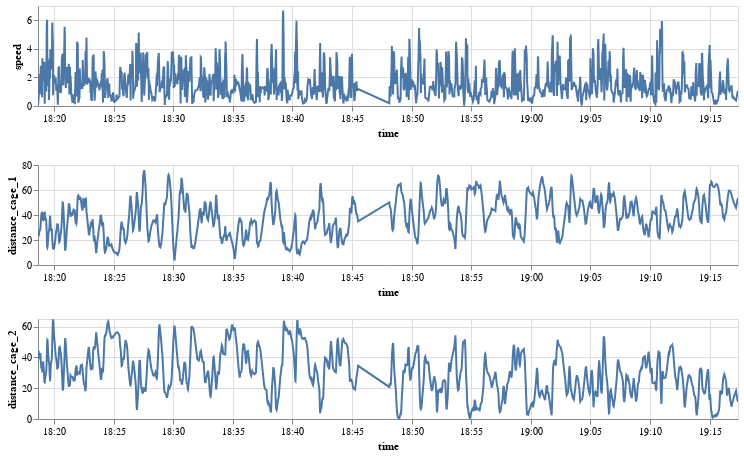

Source (notebook cell):
### Code cell
zoom = alt.selection_interval(bind='scales')
timeseries_plot("speed").add_selection(
    zoom
) & timeseries_plot("distance_cage_1").add_selection(
    zoom
) & timeseries_plot("distance_cage_2").add_selection(
    zoom
)

### Figure 1 — Vega-Lite specification as saved in the notebook (floating-point values rounded to 4 significant figures; data arrays with more than 128 entries replaced by an {"elided": "..."} marker saying what was removed)
{"config": {"view": {"continuousWidth": 400, "continuousHeight": 300}}, "vconcat": [{"mark": "line", "encoding": {"x": {"type": "temporal", "axis": {"format": "%H:%M"}, "field": "time"}, "y": {"type": "quantitative", "field": "speed"}}, "height": 100, "selection": {"selector006": {"type": "interval", "bind": "scales"}}, "width": 700}, {"mark": "line", "encoding": {"x": {"type": "temporal", "axis": {"format": "%H:%M"}, "field": "time"}, "y": {"type": "quantitative", "field": "distance_cage_1"}}, "height": 100, "selection": {"selector006": {"type": "interval", "bind": "scales"}}, "width": 700}, {"mark": "line", "encoding": {"x": {"type": "temporal", "axis": {"format": "%H:%M"}, "field": "time"}, "y": {"type": "quantitative", "field": "distance_cage_2"}}, "height": 100, "selection": {"selector006": {"type": "interval", "bind": "scales"}}, "width": 700}], "data": {"name": "data-f32c35fc0b2c384da53cb44828498af4"}, "$schema": "https://vega.github.io/schema/vega-lite/v4.8.1.json", "datasets": {"data-f32c35fc0b2c384da53cb44828498af4": {"elided": "1333 records"}}}
